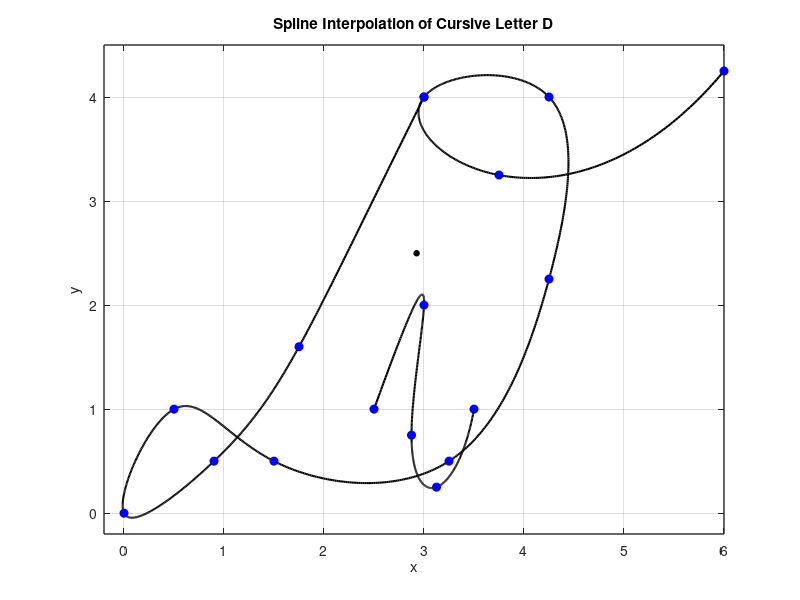

MATLAB code to generate this figure:
 % Define data points for x and y coordinates
% Define data points for x and y coordinates
%% letter D
x = [3 1.75 0.9 0 0.5 1.5 3.25 4.25 4.25 3 3.75 6.00];
y = [4 1.60 0.5 0 1.0 0.5 0.50 2.25 4.00 4 3.25 4.25];

n = length(x);
t = 0:n-1; % Parametric coordinate t
tt = 0:0.01:n-1; % More dense coordinate tt for spline interpolation

% Compute spline interpolation
xx = spline(t, x, tt);
yy = spline(t, y, tt);

% Plot settings
figure(1)
plot(xx, yy, 'k', 'LineWidth', 1.5) % plot spline
hold on
plot(x, y, 'bo', 'MarkerFaceColor', 'b') % plot data points
axis([-0.2 6 -0.2 4.5])
grid on
title('Spline Interpolation of Cursive Letter D')
xlabel('x')
ylabel('y')
set(gca, 'FontSize', 10, 'LineWidth', 1)
grid on

% a e i 
% b f h l q z s y 


%% letter i
% Define data points for x and y coordinates
x = [2.5 3 2.875 3.125 3.5];
y = [1 2 0.75 0.25 1];
dot_x = 2.9;
dot_y = 2.5; 

n = length(x);
t = 0:n-1; % Parametric coordinate t
tt = 0:0.01:n-1; % More dense coordinate tt for spline interpolation

% Compute spline interpolation
xx = spline(t, x, tt);
yy = spline(t, y, tt);

% Plot settings 
figure(1)
plot(xx, yy, 'k', 'LineWidth', 1.5) % plot spline
hold on
plot(x, y, 'bo', 'MarkerFaceColor', 'b') % plot data points
text(dot_x, dot_y, '•', 'Color', 'k', 'FontSize', 13);
axis([-0.2 6 -0.2 4.5])
grid on
title('Spline Interpolation of Cursive Letter D')
xlabel('x')
ylabel('y')
set(gca, 'FontSize', 10, 'LineWidth', 1)
grid on
